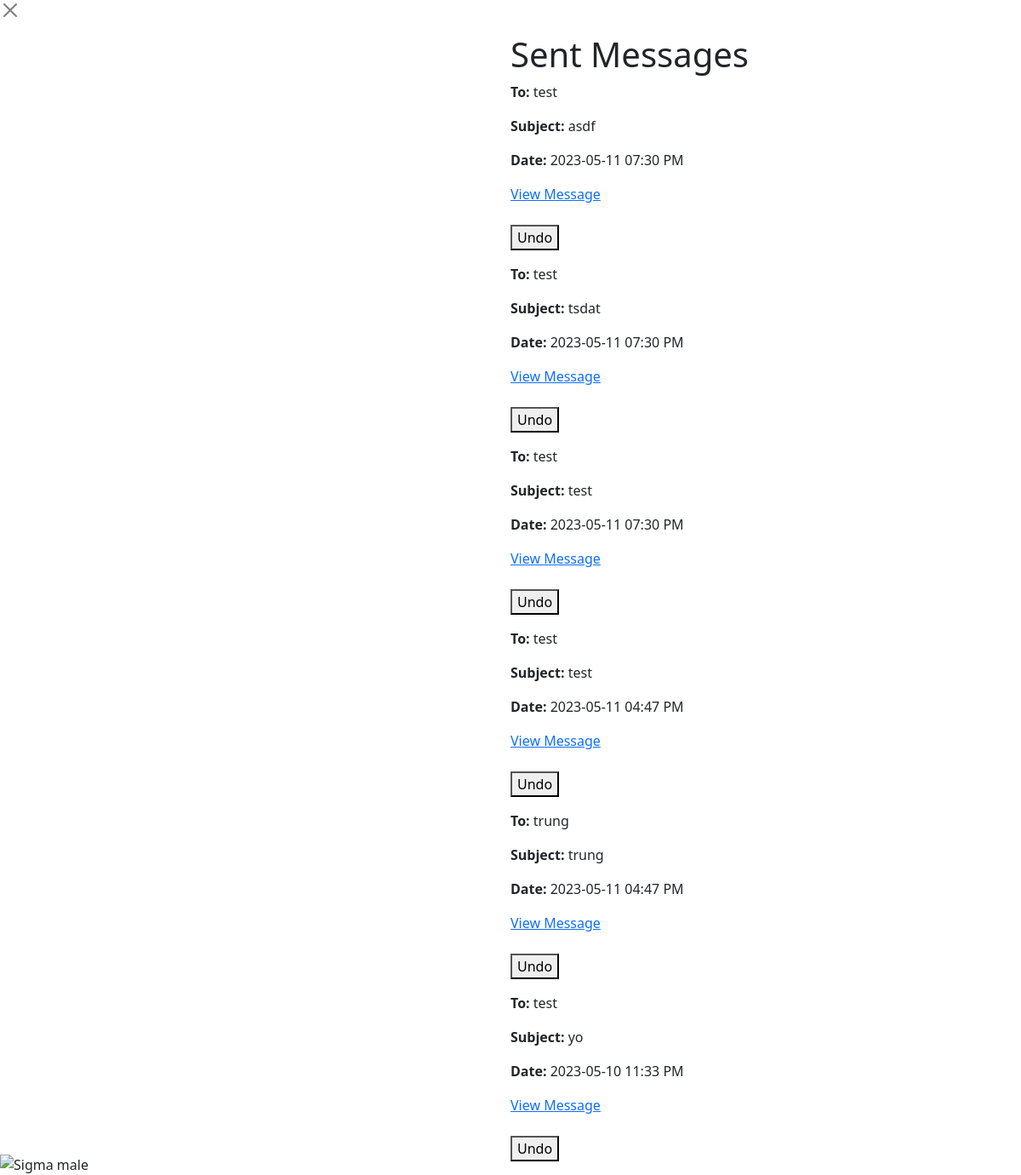
Screenshot of /sent (signed in) with the database file from the repository.
### app/models.py (models this page shows, shortened)
class Message(db.Model):
    id = db.Column(db.Integer, primary_key=True)
    sender_id = db.Column(db.Integer, db.ForeignKey('user.id'), nullable=False)
    recipient_id = db.Column(db.Integer, db.ForeignKey('user.id'), nullable=False)
    subject = db.Column(db.String(100), nullable=False)
    body = db.Column(db.String(500), nullable=False)
    timestamp = db.Column(db.DateTime, default=datetime.now())
    bookmark = db.Column(db.Boolean, default=False)
    sender = db.relationship('User', foreign_keys=[sender_id])
    recipient = db.relationship('User', foreign_keys=[recipient_id])

class User(db.Model, UserMixin):
    id = db.Column(db.Integer, primary_key=True)
    username = db.Column(db.String(32), nullable=False)
    password = db.Column(db.String(32), nullable=False)
    email = db.Column(db.String(100), nullable=False)
    bio = db.Column(db.String(100), nullable = False, default = '')
    name = db.Column(db.String(32), nullable = False, default = '')
    friends = db.relationship('Friend', backref='user', lazy='dynamic')

### app/routes.py (the view)
@myapp_obj.route('/sent')
@login_required
def sent():
    messages = Message.query.filter_by(sender=current_user).order_by(Message.timestamp.desc()).all()
    return render_template('sent.html', messages=messages) #renders the sent messsages page

### app/models.py (called while the page is built)
@login_manager.user_loader
def load_user(user_id):
    return User.query.get(int(user_id))

### app/templates/sent.html (shortened to what this page needs)
<link href="https://cdn.jsdelivr.net/npm/bootstrap@5.3.0-alpha3/dist/css/bootstrap.min.css" rel="stylesheet">
<link rel="stylesheet" href="{{ url_for('static', filename='sent.css') }}">
<form action="{{ url_for('mainpage') }}">
  <button class="btn-close" aria-label="Close" type="submit"></button>
</form>
<div class="image-container" style="float:left;width:43%;">
  <img src="https://pbs.twimg.com/media/Fa60Xu8WAAI-LLI.png" alt="Sigma male" style = "max-width:100%;">
</div>
<div class="centered">
  <div class ="form-container">
    <h1>Sent Messages</h1>
  {% for message in messages %}
    <div class="message">
      <p><strong>To:</strong> {{ message.recipient.username }}</p>
      <p><strong>Subject:</strong> {{ message.subject }}</p>
      <p><strong>Date:</strong> {{ message.timestamp.strftime('%Y-%m-%d %I:%M %p') }}</p>
      <td><a href="{{ url_for('message', message_id=message.id) }}">View Message</a></td>
      <br>
      <br>
    </div>
    <div>
      <form action="/undo/{{ message.id }}" method="POST">
          <button type="submit">Undo</button>
      </form>
  </div>
  {% endfor %}
</div>
</div>

### app/static/sent.css (style rules this page uses)
.image-container { position: fixed; bottom: 0; left: 0; width: 20%; }
.form-container { margin-left:600px }

### rows the page displays
Message: recipient.username "test", subject "asdf", timestamp "2023-05-11 07:30 PM"
Message: recipient.username "test", subject "tsdat", timestamp "2023-05-11 07:30 PM"
Message: recipient.username "test", subject "test", timestamp "2023-05-11 07:30 PM"
Message: recipient.username "test", subject "test", timestamp "2023-05-11 04:47 PM"
Message: recipient.username "trung", subject "trung", timestamp "2023-05-11 04:47 PM"
Message: recipient.username "test", subject "yo", timestamp "2023-05-10 11:33 PM"
